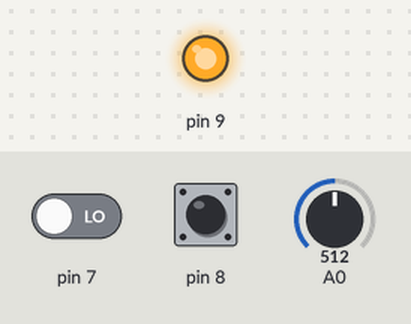
Bench run of a sketch on a simulated Arduino Uno, built with avr-gcc and run on an emulated ATmega328P. Parts: output pins drawn as LEDs (lit = HIGH). The inputs (shaded band) are chosen by the test bench; at power-on: A0 = 512, pin 7 LOW, pin 8 HIGH. What the sketch prints to the serial monitor is not drawn.

Above: at 1.2 s.
1.3 s: A0 set to 493
At 2.5 s:
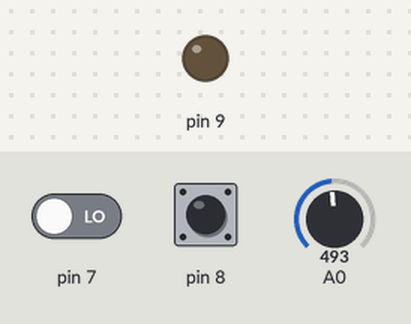
2.8 s: A0 set to 716
At 3.7 s:
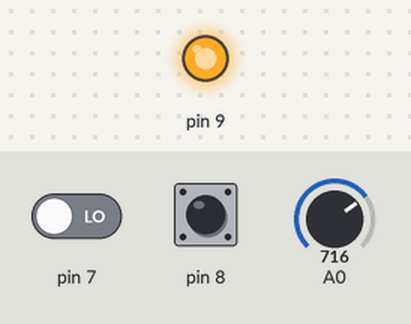
4.3 s: A0 set to 511
At 4.7 s:
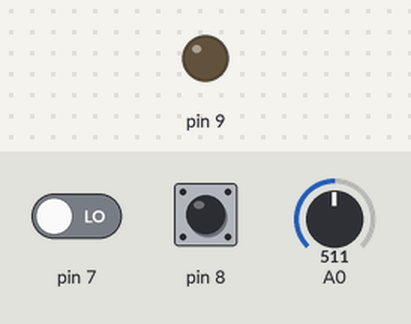
Timing chart, 0 to 7.3 s (numbered marks = the images above; inputs shaded):
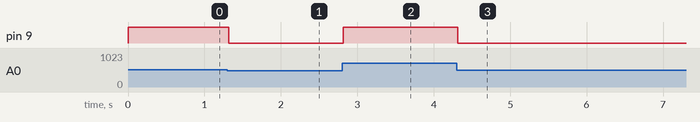

Measured:
- the behaviour switches between 512 and 511 on A0 (found by bisection; images 0 and 1)
- after the input at 1.3 s, pin 9: HIGH → LOW at once
- after the input at 2.8 s, pin 9: LOW → HIGH at once
- after the input at 4.3 s, pin 9: HIGH → LOW at once

The sketch:

jemuran.ino
```cpp
float acuan=2.5;

void setup() {
  // put your setup code here, to run once:
 Serial.begin(9600);
 pinMode(9,OUTPUT);
 pinMode(8,INPUT);
pinMode(7,INPUT);

}

void loop() {
  // put your main code here, to run repeatedly:
 // read the input on analog pin 0:
  int sensorValue = analogRead(A0);
  int limit = digitalRead(8);
  int limit2 = digitalRead(7);
  // Convert the analog reading (which goes from 0 - 1023) to a voltage (0 - 5V):
  float voltage = sensorValue * (5.0 / 1023.0);
  // print out the value you read:
  Serial.println(voltage);
  Serial.println(limit);

 if(voltage >= acuan  && limit == 0 && limit2 == 1){
  digitalWrite(9, LOW);
  }else if(voltage <  acuan  && limit == 0 && limit2 == 1){
    digitalWrite(9, HIGH);
    }
  else if(voltage <  acuan  && limit == 0 && limit2 == 0){
    digitalWrite(9, HIGH);
    }
    else if(voltage <  acuan  && limit == 1 && limit2 == 0){
    digitalWrite(9, LOW);
    }
     else if(voltage >=  acuan  && limit == 1 && limit2 == 0){
    digitalWrite(9, HIGH);
    }
    else if(voltage >=  acuan  && limit == 0 && limit2 == 0){
    digitalWrite(9, HIGH);
    }
  else{
  digitalWrite(9, LOW);
  }

}
```
